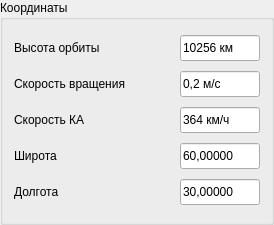
             <widget class="QGroupBox" name="groupBox_4">
              <property name="minimumSize">
               <size>
                <width>0</width>
                <height>225</height>
               </size>
              </property>
              <property name="maximumSize">
               <size>
                <width>16777215</width>
                <height>225</height>
               </size>
              </property>
              <property name="title">
               <string>Координаты</string>
              </property>
              <layout class="QVBoxLayout" name="verticalLayout_19">
               <item>
                <layout class="QHBoxLayout" name="horizontalLayout_9">
                 <item>
                  <widget class="QLabel" name="label_5">
                   <property name="minimumSize">
                    <size>
                     <width>160</width>
                     <height>0</height>
                    </size>
                   </property>
                   <property name="text">
                    <string>Высота орбиты</string>
                   </property>
                  </widget>
                 </item>
                 <item>
                  <widget class="QLineEdit" name="lineEdit_5">
                   <property name="minimumSize">
                    <size>
                     <width>0</width>
                     <height>26</height>
                    </size>
                   </property>
                   <property name="maximumSize">
                    <size>
                     <width>80</width>
                     <height>26</height>
                    </size>
                   </property>
                   <property name="text">
                    <string>10256 км</string>
                   </property>
                  </widget>
                 </item>
                </layout>
               </item>
               <item>
                <layout class="QHBoxLayout" name="horizontalLayout_10">
                 <item>
                  <widget class="QLabel" name="label_6">
                   <property name="minimumSize">
                    <size>
                     <width>160</width>
                     <height>0</height>
                    </size>
                   </property>
                   <property name="text">
                    <string>Скорость вращения</string>
                   </property>
                  </widget>
                 </item>
                 <item>
                  <widget class="QLineEdit" name="lineEdit_6">
                   <property name="minimumSize">
                    <size>
                     <width>0</width>
                     <height>26</height>
                    </size>
                   </property>
                   <property name="maximumSize">
                    <size>
                     <width>80</width>
                     <height>26</height>
                    </size>
                   </property>
                   <property name="text">
                    <string>0,2 м/с</string>
                   </property>
                  </widget>
                 </item>
                </layout>
               </item>
               <item>
                <layout class="QHBoxLayout" name="horizontalLayout_11">
                 <item>
                  <widget class="QLabel" name="label_7">
                   <property name="minimumSize">
                    <size>
                     <width>160</width>
                     <height>0</height>
                    </size>
                   </property>
                   <property name="text">
                    <string>Скорость КА</string>
                   </property>
                  </widget>
                 </item>
                 <item>
                  <widget class="QLineEdit" name="lineEdit_7">
                   <property name="minimumSize">
                    <size>
                     <width>0</width>
                     <height>26</height>
                    </size>
                   </property>
                   <property name="maximumSize">
                    <size>
                     <width>80</width>
                     <height>26</height>
                    </size>
                   </property>
                   <property name="text">
                    <string>364 км/ч</string>
                   </property>
                  </widget>
                 </item>
                </layout>
               </item>
               <item>
                <layout class="QHBoxLayout" name="horizontalLayout_12">
                 <item>
                  <widget class="QLabel" name="label_8">
                   <property name="minimumSize">
                    <size>
                     <width>160</width>
                     <height>0</height>
                    </size>
                   </property>
                   <property name="text">
                    <string>Широта</string>
                   </property>
                  </widget>
                 </item>
                 <item>
                  <widget class="QLineEdit" name="lineEdit_8">
                   <property name="minimumSize">
                    <size>
                     <width>0</width>
                     <height>26</height>
                    </size>
                   </property>
                   <property name="maximumSize">
                    <size>
                     <width>80</width>
                     <height>26</height>
                    </size>
                   </property>
                   <property name="text">
                    <string>60,00000</string>
                   </property>
                  </widget>
                 </item>
                </layout>
               </item>
               <item>
                <layout class="QHBoxLayout" name="horizontalLayout_13">
                 <item>
                  <widget class="QLabel" name="label_9">
                   <property name="minimumSize">
                    <size>
                     <width>160</width>
                     <height>0</height>
                    </size>
                   </property>
                   <property name="text">
                    <string>Долгота</string>
                   </property>
                  </widget>
                 </item>
                 <item>
                  <widget class="QLineEdit" name="lineEdit_9">
                   <property name="minimumSize">
                    <size>
                     <width>0</width>
                     <height>26</height>
                    </size>
                   </property>
                   <property name="maximumSize">
                    <size>
                     <width>80</width>
                     <height>26</height>
                    </size>
                   </property>
                   <property name="text">
                    <string>30,00000</string>
                   </property>
                  </widget>
                 </item>
                </layout>
               </item>
              </layout>
             </widget>
